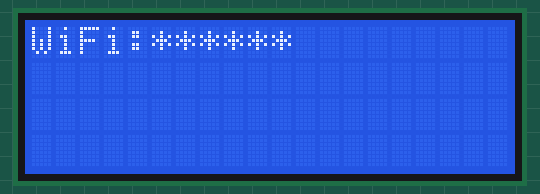
The sketch below on a simulated ESP8266 (NodeMCU). Shown: 20×4 character LCD. WiFi joins after 1.5 s; servers stay silent unless stated; network time is answered at once with the bench clock; the local clock reads 2024-03-15 10:24:30 at power-on unless the sketch sets it; what the sketch prints to the serial monitor is not drawn.

Above: at 0.1 s.
At 4.2 s:
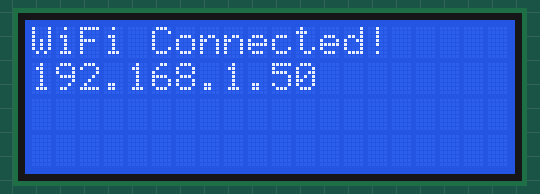
At 6.4 s:
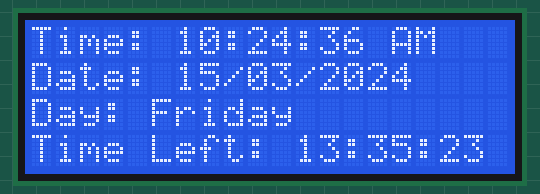
At 11.1 s:
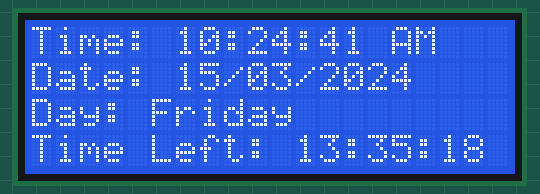
At 15.1 s:
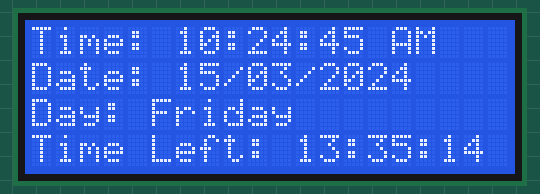
At 24.1 s:
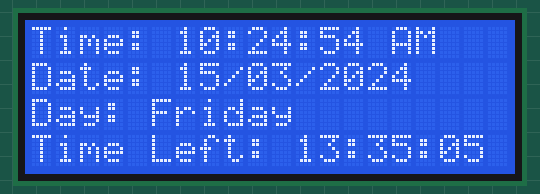

The sketch:

code.ino
```cpp
/*
 * |||||||||||||||||Components||||||||||||||||||||
 * ||                                           ||
 * ||1.ESP8266(NODEMCU);                        ||
 * ||2.LCD DISPLAY 20x4                         ||
 * ||3. i2c Lcd module                          ||
 * ||4.Some Jumper Wires;                       ||
 * ||                                           ||
 * |||||||||||||||||||||||||||||||||||||||||||||||
 *
 *
 * |||||||||||||||||||||||Pinout|||||||||||||||||||||
 * ||                                              ||
 * ||i2c LCD module          TO         NODEMCU    ||
 * ||                                              ||
 * ||VCC                     =           VIN;      ||
 * ||GND                     =           GND;      ||
 * ||SCL                     =           D1;       ||
 * ||SDA                     =           D2;       ||
 * ||                                              ||
 * ||||||||||||||||||||||||||||||||||||||||||||||||||
 *
 * Github Repo Link: https://github.com/pollob1563/IOT-CLOCK

 */

// include the library code:
#include <ESP8266WiFi.h>    // initialize the library by associating any needed ESP8266(NODEMCU) interface pin

#include <LiquidCrystal_I2C.h>

#include <NTPClient.h>

#include <WiFiUdp.h>


     /**//**//**//**//**//**//**//**//**//**//*Fill Up Your Information/**//**//**//**//**//**//**//**//**//**//***//**//***/
    /**/               const char* ssid = "******";              // Your WiFi SSID name                                 /**/
   /**/                const char* password = "************" ;  // Your WiFi password                                  /**/
  /**//**//**//**//**//**//**//**//**//**//**//**//**//**//**//**//**//**//**//**//**//**//**//**//**//**//**//**//**//**/

WiFiClient client; //Declear WiFiClient
LiquidCrystal_I2C lcd(0x27, 20, 4); // set the LCD address to 0x27 for a 20 chars and 4 line display

float timeZone = 6; //BST
WiFiUDP ntpUDP;
NTPClient timeClient(ntpUDP, "pool.ntp.org", timeZone * 3600, 60000); //Udp& udp, server name, timezone, updateinterval

String weekDays[7]={"Sunday", "Monday", "Tuesday", "Wednesday", "Thursday", "Friday", "Saturday"};

int flag = 0;

String formatNumber(int num) {
    if (num < 10) {
        return "0" + String(num);
    }
    return String(num);
}

void setup() {
    lcd.init(); // initialize the lcd
    lcd.backlight();
    lcd.clear();

    Serial.begin(115200); // Baud rate of Serial Monitor

    lcd.setCursor(0, 0);
    lcd.print("WiFi:"); //Print WiFi Name at LCD display
    lcd.print(ssid);

    Serial.print("WiFi: "); //Print WiFi Name at Serial Monitor
    Serial.println(ssid);

    delay(2000);

    WiFi.begin(ssid, password); //Connecting to WiFi
    lcd.clear();

    lcd.setCursor(0, 0);
    lcd.print("WiFi Connecting");
    Serial.println("WiFi Connecting"); //Print WiFi Status at Serial Monitor
    delay(2000); //Waitng For Connecting
    lcd.clear();

    while (WiFi.status() != WL_CONNECTED) {

        lcd.setCursor(0, 0);
        lcd.print("NOT CONNECTED"); //Print WiFi Status at LCD display (Confarmation Messege)

        Serial.println("WiFi NOT CONNECTED"); //Print WiFi Status at Serial Monitor(Confarmation Messege)
        Serial.println();
        delay(500);
        Serial.println("Wait a few Seconds or check your WiFi SSID and Password(In Credential Section)"); //If WiFi Not CONNECTED then the instruction print at Serial Monitor
        delay(1000);
        lcd.clear();
    }

    lcd.clear();
    lcd.setCursor(0, 0);

    lcd.print("WiFi Connected!"); //Print WiFi Status at LCD Display(Confarmation Messege)
    Serial.println("Wifi Connected!"); //Print WiFi Status at Serial Monitor(Confarmation Messege)
    lcd.setCursor(0, 1);
    lcd.print(WiFi.localIP()); //Print Gateway IP at LCD Display
    delay(100);
    Serial.print("Default Gateway: "); //Gateway IP
    Serial.println(WiFi.localIP()); //Print Gateway IP at Serial Monitor

    delay(2000);

    lcd.clear();

    timeClient.begin();

}

void loop() {
    timeClient.update();

    time_t epochTime = timeClient.getEpochTime();
    Serial.print("Epoch Time: ");
    Serial.println(epochTime);

    String formattedTime = timeClient.getFormattedTime();
    Serial.print("Formatted Time: ");
    Serial.println(formattedTime);

    int currentHour = timeClient.getHours();
    Serial.print("Hour: ");
    Serial.println(currentHour);

    int currentMinute = timeClient.getMinutes();
    Serial.print("Minutes: ");
    Serial.println(currentMinute);

    int currentSecond = timeClient.getSeconds();
    Serial.print("Seconds: ");
    Serial.println(currentSecond);

    String weekDay = weekDays[timeClient.getDay()];
    Serial.print("Week Day: ");
    Serial.println(weekDay);

    //Get a time structure
    struct tm * ptm = gmtime((time_t * ) & epochTime);

    int currentDate = ptm -> tm_mday;
    Serial.print("Date: ");
    Serial.println(currentDate);

    int currentMonth = ptm -> tm_mon + 1;
    Serial.print("Month: ");
    Serial.println(currentMonth);

    int currentYear = ptm -> tm_year + 1900;
    Serial.print("Year: ");
    Serial.println(currentYear);

    if (currentHour == 0 && flag == 0) {
        flag = 1;
        lcd.clear();
    }

    if (currentHour == 0) {
        currentHour = 12;
        String formattedHour = formatNumber(currentHour);
        String formattedMinute = formatNumber(currentMinute);
        String formattedSecond = formatNumber(currentSecond);
        String formattedDate = formatNumber(currentDate);
        String formattedMonth = formatNumber(currentMonth);


        lcd.setCursor(0, 0);
        lcd.print("Time: " + formattedHour + ":" + formattedMinute + ":" + formattedSecond + " AM");

        lcd.setCursor(0, 1);
        lcd.print("Date: " + formattedDate + "/" + formattedMonth + "/" + String(currentYear));

        lcd.setCursor(0, 2);
        lcd.print("Day: " + weekDay);

    }
    else if (currentHour == 12) {
        currentHour = 12;
        String formattedHour = formatNumber(currentHour);
        String formattedMinute = formatNumber(currentMinute);
        String formattedSecond = formatNumber(currentSecond);
        String formattedDate = formatNumber(currentDate);
        String formattedMonth = formatNumber(currentMonth);


        lcd.setCursor(0, 0);
        lcd.print("Time: " + formattedHour + ":" + formattedMinute + ":" + formattedSecond + " PM");

        lcd.setCursor(0, 1);
        lcd.print("Date: " + formattedDate + "/" + formattedMonth + "/" + String(currentYear));

        lcd.setCursor(0, 2);
        lcd.print("Day: " + weekDay);

    }

    else if (currentHour > 12) {
        flag = 0;
        currentHour = currentHour - 12;

        String formattedHour = formatNumber(currentHour);
        String formattedMinute = formatNumber(currentMinute);
        String formattedSecond = formatNumber(currentSecond);
        String formattedDate = formatNumber(currentDate);
        String formattedMonth = formatNumber(currentMonth);

        lcd.setCursor(0, 0);
        lcd.print("Time: " + formattedHour + ":" + formattedMinute + ":" + formattedSecond + " PM");

        lcd.setCursor(0, 1);
        lcd.print("Date: " + formattedDate + "/" + formattedMonth + "/" + String(currentYear));

        lcd.setCursor(0, 2);
        lcd.print("Day: " + weekDay);
    }
    else {

        String formattedHour = formatNumber(currentHour);
        String formattedMinute = formatNumber(currentMinute);
        String formattedSecond = formatNumber(currentSecond);
        String formattedDate = formatNumber(currentDate);
        String formattedMonth = formatNumber(currentMonth);

        lcd.setCursor(0, 0);
        lcd.print("Time: " + formattedHour + ":" + formattedMinute + ":" + formattedSecond + " AM");

        lcd.setCursor(0, 1);
        lcd.print("Date: " + formattedDate + "/" + formattedMonth + "/" + String(currentYear));

        lcd.setCursor(0, 2);
        lcd.print("Day: " + weekDay);

    }

    int hourLeft = 24 - timeClient.getHours() - 1;
    int minuteLeft = 60 - timeClient.getMinutes()-1;
    int secondLeft = 60 - timeClient.getSeconds()-1;

    String formattedHourLeft = formatNumber(hourLeft);
    String formattedMinuteLeft = formatNumber(minuteLeft);
    String formattedSecondLeft = formatNumber(secondLeft);

    lcd.setCursor(0, 3);
    lcd.print("Time Left: " + formattedHourLeft + ":" + formattedMinuteLeft + ":" + formattedSecondLeft);
}
```

Measured:
- what the display in image 1 shows lasts 2.1 s, from 4.1 s to 6.2 s
- what the display in image 4 shows lasts 1.0 s, from 15.1 s to 16.1 s
